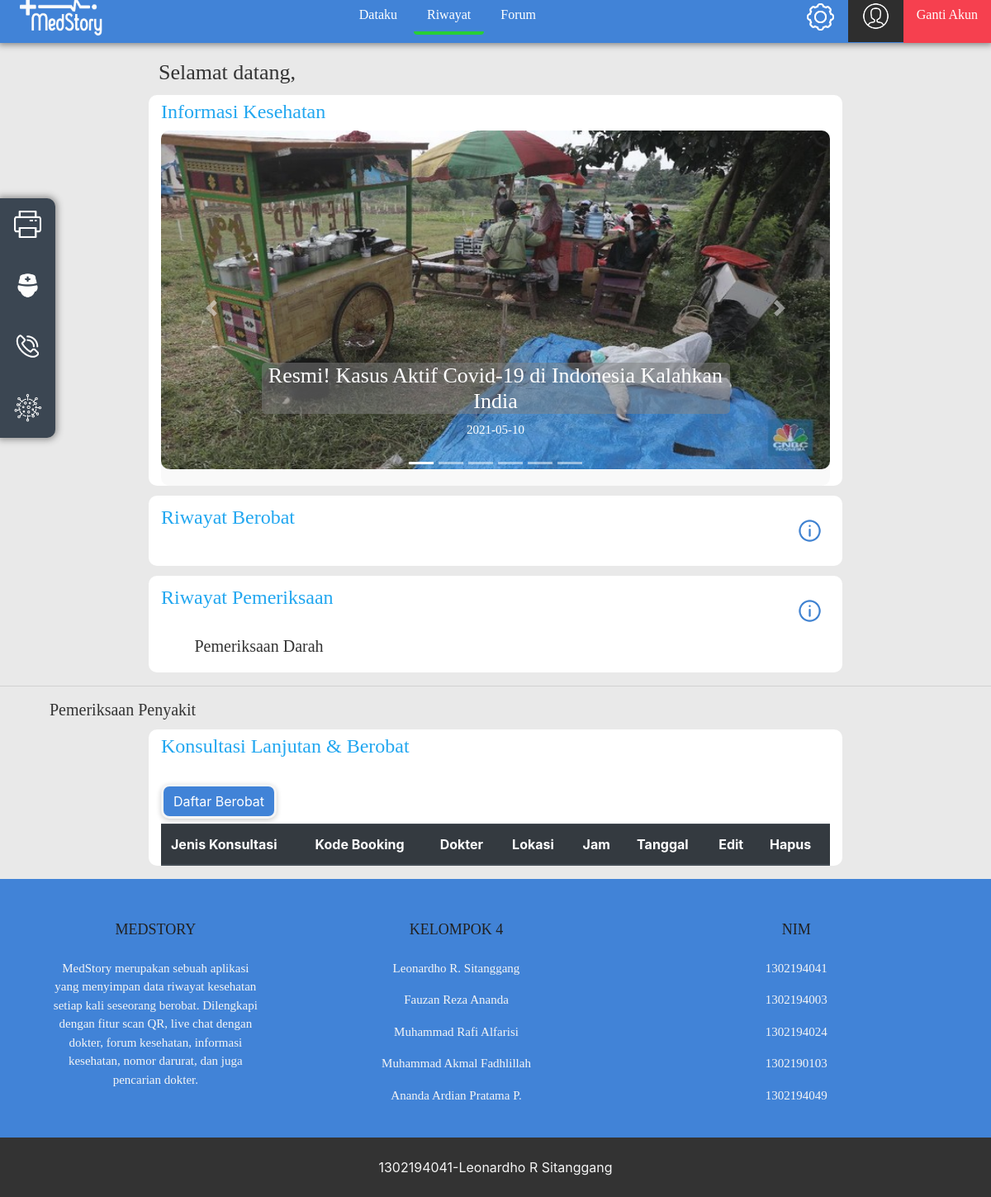
Screenshot of /index.php/history with the database file from the repository.
### tables this page shows
CREATE TABLE `newsfeed` (
  `idBerita` int(6) NOT NULL,
  `title` varchar(100) NOT NULL,
  `tanggal` date NOT NULL
);

### application/controllers/history.php (called while the page is built, shortened)
<?php
	class history extends CI_Controller {
		function __construct(){
			$this->load->model('historyModel');
		}
		public function index(){
			$data = [];
			$data['dataBerobat']= $this->historyModel->get_data_berobat();
			$data['dataBerita']= $this->historyModel->get_data_berita();
			$data['dataKonsultasi']= $this->historyModel->get_data_konsultasi();
			$data['dataPraktik']= $this->historyModel->get_data_praktik();
			$data['dataPeriksaD']= $this->historyModel->get_data_periksaD();
			$data['dataPeriksaP']= $this->historyModel->get_data_periksaP();
			$this->load->view('HistoryPage', $data);
		}
	}
?>

### index.php (called while the page is built, shortened)
<?php
require_once BASEPATH.'core/CodeIgniter.php';

### application/models/historyModel.php (called while the page is built, shortened)
<?php
	class historyModel extends CI_Model {
		public function get_data_berobat(){
			$this->db->select('*');
			$this->db->from('riwayatkesehatan');
			$condition = $this->session->userdata('userTrack');
			$this->db->order_by('tanggal','DESC');
			$this->db->where('namaPengguna',$condition);
			return $data = $this->db->get()->result_array();
		}
		public function get_data_berita(){
			$data = $this->db->get('newsfeed');
			return $data->result_array();
		}
		public function get_data_konsultasi(){
			$this->db->select('*');
			$this->db->from('konsultasi');
			$condition = $this->session->userdata('userTrack');
			$this->db->order_by('tanggal','ASC');
			$this->db->where('namaPengguna',$condition);
			return $data = $this->db->get()->result_array();
		}
		public function get_data_periksaD(){
			$this->db->select('*');
			$this->db->from('pemeriksaan_darah');
			$condition = $this->session->userdata('userTrack');
			$this->db->order_by('tanggal','ASC');
			$this->db->where('namaPengguna',$condition);
			return $data = $this->db->get()->result_array();
		}
		public function get_data_periksaP(){
			$this->db->select('*');
			$this->db->from('pemeriksaan_penyakit');
			$condition = $this->session->userdata('userTrack');
			$this->db->order_by('tanggal','ASC');
			$this->db->where('namaPengguna',$condition);
			return $data = $this->db->get()->result_array();
		}
	}
?>

### application/views/HistoryPage.php (the view, shortened to what this page needs)
<!DOCTYPE html>
<html>
    <head>
        <link rel="stylesheet" href="https://stackpath.bootstrapcdn.com/bootstrap/4.5.2/css/bootstrap.min.css"
>
        <link rel="stylesheet" type="text/css" href="<?php echo base_url().'assets/css/MainPage.css'; ?>" />
    </head>
    <body>
        <div id="Navigation">
            <ul>
                <img id="logo" src="assets/logoWhite.png">
                <li><a href="myData">Dataku</a></li>
                <li  id="active"><a href="">Riwayat</a></li>
                <li><a href="diskusi">Forum</a></li>
                <li style="float:right"><a type="button" id="signOut" onclick="signOut()">Ganti Akun</a></li>
                <li style="float:right"><a id="Profil" href="account" style="font-size:14px"><img id="MyData" src="assets/MyData.png"> <?= $data = $this->session->userdata('userTrack'); ?></a></li>
                <div id="ddParent">
                    <button id="dropbutton"><img id="set" src="assets/Setting.png"></button>
            </ul>
        </div>
	    <div id="Navigation2">
		    <ul>
			    <li><a href="myData"><img id="sideIcon" src="assets/Print.png"></a></li>
                <br><br>
			    <li><a href="cariDokter"><img id="sideIcon" src="assets/Consult.png"></a></li>
                <br><br>
			    <li><a href="nomorDarurat"><img id="sideIcon" src="assets/Call.png"></a></li>
                <br><br>
			    <li><a href="covid"><img id="sideIcon" src="assets/Virus.png"></a></li>
		    </ul>
	    </div>
        <main>
        <br><br><br>
        <h2 style="margin-left: 16%;">Selamat datang, <?= $data = $this->session->userdata('userTrack'); ?></h2>
        <div class="container-fluid bg-white" id="card-car" style="margin-bottom: 1%; margin-top: 1%; width: 70%; padding-top: 0.5%; border-radius: 10px;">
          <h1 style="text-align: left;">Informasi Kesehatan</h1>
				<div id="carouselExampleIndicators" class="carousel slide" data-ride="carousel" >
				<ol class="carousel-indicators" style='z-index: 2'>
				<?php
					$status =' active';
					$i = 0;
					foreach ($dataBerita as $data) {
						echo "<li data-target='#carouselExampleIndicators' data-slide-to='".$i."' class='".$status."'></li>";
						$status = ' ';
						$i++;
					}
				?>
				</ol>
				<div class="carousel-inner">
				<?php
				$status = ' active';
				foreach ($dataBerita as $data) {
				echo "
					<div class='carousel-item ".$status."' style='height:430px'  type='button'>
						<img class='d-block w-100' src='assets/newsImage/Main".$data['idBerita'].".jpeg' alt='Main".$data['idBerita'].".jpeg' style='height:410px; border-radius: 10px; opacity:95%'>
						<div class='carousel-caption d-none d-md-block' style='z-index:1'>
							<h3 style='font-family: Lucida Sans; font-size: 26px; background: rgba(130, 130, 130, 0.5); border-radius:5px;'>".$data['title']."</h3>
							<p>".$data['tanggal']."</p>
						</div>
					</div>";
					$status = ' ';
				}
				?>
				</div>
				<a class="carousel-control-prev" href="#carouselExampleIndicators" role="button" data-slide="prev">
					<span class="carousel-control-prev-icon" aria-hidden="true"></span>
				</a>
				<a class="carousel-control-next" href="#carouselExampleIndicators" role="button" data-slide="next">
					<span class="carousel-control-next-icon" aria-hidden="true"></span>
				</a>
			</div>
			</div>
        <div class="container-fluid bg-white" id="card-car" style="margin-bottom: 1%; padding-top: 1%; padding-bottom: 1%; width: 70%; border-radius: 10px;">
          <h1 style="text-align: left;">Riwayat Berobat</h1>
					<div class="container">
					<img type="button" src="assets/Info.png" id="helpBerobat" style="float: right; height: 35px; width: 35px; margin-top: -3%; margin-right: -1%;"
					data-toggle="modal" data-target="#helpBerobatModal"><br></div>
			</div>
        </main>
				<main>
				<div class="container-fluid bg-white" id="card-car" style="margin-bottom: 1%; padding-top: 1%; padding-bottom: 1%; width: 70%; border-radius: 10px;">
          <h1 style="text-align: left;">Riwayat Pemeriksaan</h1>
					<div class="container">
					<img type="button" src="assets/Info.png" id="helpPemeriksaan" style="float: right; height: 35px; width: 35px; margin-top: -3%; margin-right: -1%;"
							data-toggle="modal" data-target="#helpPemeriksaanModal">
					</div>
					<br>
          <h2 style="text-align: left; font-size:20px;">Pemeriksaan Darah</h2>
				</div><hr>
				<h2 style="text-align: left; font-size:20px;">Pemeriksaan Penyakit</h2>
				</main>
				<div class="container-fluid bg-white" id="card-car" style="margin-bottom: 1%; margin-top: 1%; width: 70%; padding-top: 0.5%; border-radius: 10px;">
          <h1 style="text-align: left;">Konsultasi Lanjutan & Berobat</h1><br>
					<button type='button' class='btn btn-primary' style='background-color: #4183D7; border: 3px solid whitesmoke; border-radius: 10px; box-shadow: 0px 2px 6px 0px rgba(0,0,0,0.2); float:left;'
					data-toggle="modal" data-target="#tambahBerobatModal">Daftar Berobat</button>
					<br><br>
					<table class="table">
            <thead class="thead-dark">
            <tr>
    	    <th scope="col">Jenis Konsultasi</th>
			<th scope="col">Kode Booking</th>
            <th scope="col">Dokter</th>
			<th scope="col">Lokasi</th>
			<th scope="col">Jam</th>
            <th scope="col">Tanggal</th>
			<th scope="col">Edit</th>
            <th scope="col">Hapus</th>
            </tr>
            </thead>
          </table>
				</div>
        <footer class="text-center text-lg-start bg-light text-muted">
        <section style="background-color: #4183D7; padding-top: 3px;">
        <div class="container text-center text-md-start mt-5">
        <div class="row mt-3">
          <div class="col-md-3 col-lg-4 col-xl-3 mx-auto mb-4">
            <h6 class="text-uppercase fw-bold mb-4" style="color: #212121; font-size: large;">MedStory</h6>
            <p style="color: whitesmoke;">
              MedStory merupakan sebuah aplikasi yang menyimpan data riwayat kesehatan setiap kali
              seseorang berobat. Dilengkapi dengan fitur scan QR, live chat dengan dokter, forum kesehatan,
              informasi kesehatan, nomor darurat, dan juga pencarian dokter.
            </p>
          </div>
          <div class="col-md-2 col-lg-2 col-xl-4 mx-auto mb-4">
            <h6 class="text-uppercase fw-bold mb-4" style="color: #212121; font-size: large;">Kelompok 4</h6>
            <p style="color: whitesmoke;">
              <a class="text-reset">Leonardho R. Sitanggang</a>
            </p>
            <p style="color: whitesmoke;">
              <a class="text-reset">Fauzan Reza Ananda</a>
            </p>
            <p style="color: whitesmoke;">
              <a class="text-reset">Muhammad Rafi Alfarisi</a>
            </p>
            <p style="color: whitesmoke;">
              <a class="text-reset">Muhammad Akmal Fadhlillah</a>
            </p>
            <p style="color: whitesmoke;">
                <a class="text-reset">Ananda Ardian Pratama P.</a>
              </p>
          </div>
          <div class="col-md-3 col-lg-2 col-xl-4 mx-auto mb-4">
            <h6 class="text-uppercase fw-bold mb-4" style="color: #212121; font-size: large;">NIM</h6>
            <p style="color: whitesmoke;">
                <a class="text-reset">1302194041</a>
            </p>
            <p style="color: whitesmoke;">
                <a class="text-reset">1302194003</a>
            </p>
            <p style="color: whitesmoke;">
                <a class="text-reset">1302194024</a>
            </p>
            <p style="color: whitesmoke;">
                <a class="text-reset">1302190103</a>
            </p>
            <p style="color: whitesmoke;">
                <a class="text-reset">1302194049</a>
            </p>
          </div>
        </section>
        <div class="text-center p-4" style="background-color: #333333; color: whitesmoke;">1302194041-Leonardho R Sitanggang</div>
        </footer>
    </body>
</html>

### assets/css/MainPage.css (style rules this page uses)
body { background: rgb(233, 233, 233); }
h2 { color: #333333; margin-left: 5%; font-family: 'Lucida Sans'; font-size: 26px; }
h6 { color: #22A7F0; font-family: 'Lucida Sans'; }
#MyData { height: 35px; width: 35px; align-items: center; margin-top: -4px; }
#Navigation { text-align: center; font-family: 'Lucida Sans'; position: absolute; font-size: 16px; color: white; z-index: 4; }
ul { list-style-type: none; position: fixed; margin: 0; padding: 0px; height: auto; margin-top: -8.2px; width: 100%; overflow: hidden; background-color: #4183D7; box-shadow: 0px 0px 8px 2px #808080; text-align: center; }
li { height: 50px; display: inline-block; }
li a { display: block; color: white; text-align: center; padding: 14px 16px; text-decoration: none; }
#signOut { background-color: #F6404F; height: 60px; }
#active { color: white; border-radius: 4px; border-bottom: 4.5px solid rgb(40, 207, 54); position: relative; bottom: 5%; }
#Profil { background-color: #2e2e2e; }
#ddParent { float: right; overflow: hidden; }
#ddParent #dropbutton { font-size: 16px; border: none; outline: none; color: white; padding: 14px 16px; background-color: inherit; font-family: inherit; margin: 0; }
#Navigation2 ul { width: 67px; background-color: #293542; height: 290px; position: fixed; margin-top: 20%; border-radius: 0px 10px 10px 0px; align-items: center; box-shadow: 0px 0px 8px 2px #808080; opacity: 90%; z-index: 4; }
#sideIcon { height: 35px; width: 35px; align-items: center; margin-top: auto; justify-content: center; }
footer { background-color: #4183D7; color: white; text-align: center; }
#logo { width: 100px; height: 50px; float: left; margin-left: 2%; margin-top: 0.4%; }
#set { width: 35px; height: 35px; border-radius: 10px; margin-top: -7.5%; }
p { font-family: 'Lucida Sans'; font-size: 15px; }
h1 { text-align: center; font-family: 'Lucida Sans'; font-size: 24px; top: 4px; color: #22A7F0; }
.active, .collapsible:hover { background: rgba(211, 211, 211, 0.15); border-radius: 10px; text-decoration: none; color: whitesmoke; }

### rows the page displays
newsfeed: title "Resmi! Kasus Aktif Covid-19 di Indonesia Kalahkan India", tanggal "2021-05-10"
